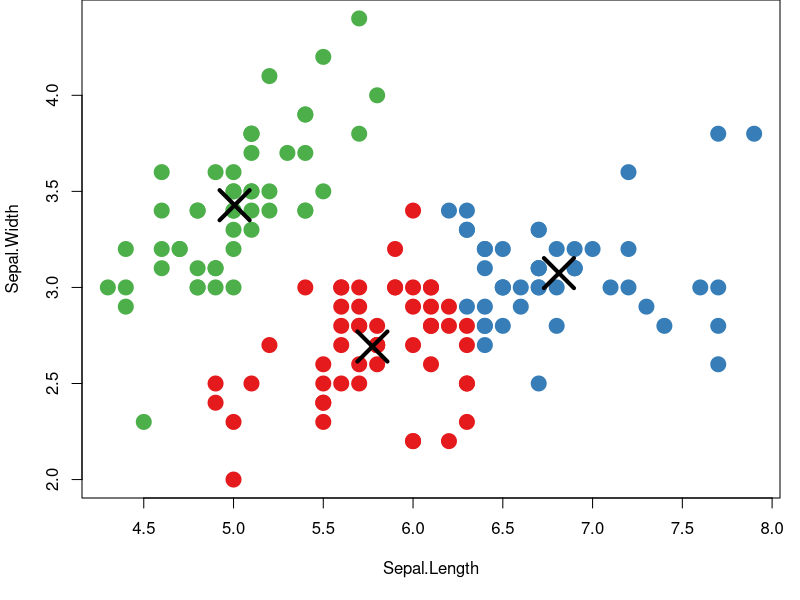

This figure's R source:
## ---- chunk 1
knitr::opts_chunk$set(echo = FALSE)
## ---- chunk 2
summary(iris)
## ---- chunk 3
library(dplyr)
## ---- chunk 4
iris %>% select(Sepal.Length, Sepal.Width) %>% #use the first two attribute by default
    kmeans(centers=3) ->        # do k-means clustering with 3 centers by default
    km                          # store result as `km`
## ---- chunk 5
table(km$cluster, iris$Species)
## ---- chunk 6
 palette(c("#E41A1C", "#377EB8", "#4DAF4A", "#984EA3",
                      "#FF7F00", "#FFFF33", "#A65628", "#F781BF", "#999999"))
            
            par(mar = c(5.1, 4.1, 0, 1))
            
            plot(iris %>% select(Sepal.Length, Sepal.Width),
                 col = km$cluster,
                 pch = 20, cex = 3)
            points(km$centers, pch = 4, cex = 4, lwd = 4)
